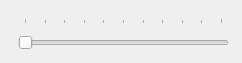
<?xml version="1.0" encoding="UTF-8"?>
<ui version="4.0">
 <class>PopupSlider</class>
 <widget class="QWidget" name="PopupSlider">
  <property name="geometry">
   <rect>
    <x>0</x>
    <y>0</y>
    <width>242</width>
    <height>63</height>
   </rect>
  </property>
  <property name="windowTitle">
   <string>Form</string>
  </property>
  <property name="styleSheet">
   <string notr="true">background-color: none;
border: 0px;</string>
  </property>
  <widget class="QLabel" name="popupSliderBackground">
   <property name="geometry">
    <rect>
     <x>0</x>
     <y>0</y>
     <width>251</width>
     <height>71</height>
    </rect>
   </property>
   <property name="text">
    <string/>
   </property>
   <property name="pixmap">
    <pixmap resource="../../resource.qrc">:/classic/icons/slider_popup_classic.png</pixmap>
   </property>
  </widget>
  <widget class="QSlider" name="slider">
   <property name="geometry">
    <rect>
     <x>18</x>
     <y>18</y>
     <width>211</width>
     <height>41</height>
    </rect>
   </property>
   <property name="maximum">
    <number>100</number>
   </property>
   <property name="orientation">
    <enum>Qt::Horizontal</enum>
   </property>
   <property name="tickPosition">
    <enum>QSlider::TicksAbove</enum>
   </property>
  </widget>
 </widget>
 <resources>
  <include location="../../resource.qrc"/>
 </resources>
 <connections/>
</ui>
